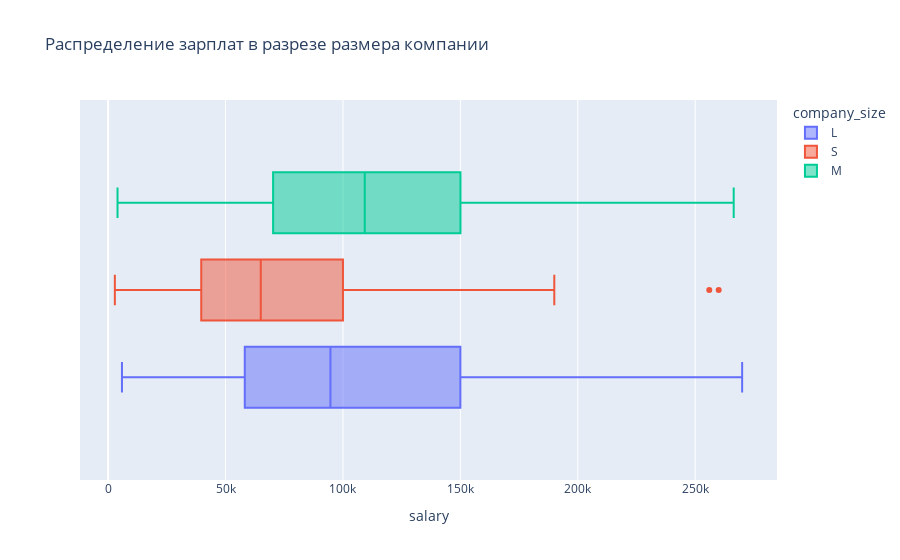
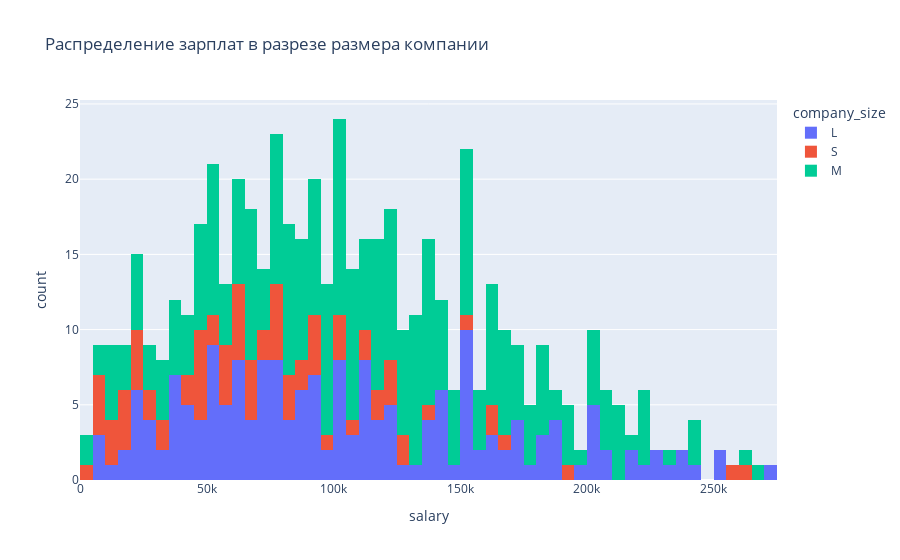

These figures' notebook cell, in order:
### Markdown cell above
**Какие факторы влияют на зарплату у специалистов Data Scientist?**

Еще один фактор, который потенциально может влиять на объем зарплаты у специалистов это размер компании.

***Сформулируем гипотезы:***

**Нулевая гипотеза**: Зарпалты не различаются по размерам компании. Объем выплат одинаков.

**Альтернативная гипотеза**: Есть различия в оплате труда в зависимости от размера компании. Объем выплат различен.

### Code cell
data['company_size'].value_counts()

px.box(
    data_frame=data,
    x='salary',
    color='company_size',
    title='Распределение зарплат в разрезе pазмера компании'
).show()

px.histogram(
    data_frame=data,
    x='salary',
    color='company_size',
    nbins=100,
    title='Распределение зарплат в разрезе pазмера компании'
).show()

### Figure 1 — Plotly figure (JSON) as saved in the notebook; plotly's stock layout.template omitted (floating-point values rounded to 4 significant figures; data arrays with more than 128 entries replaced by an {"elided": "..."} marker saying what was removed)
{"data": [{"alignmentgroup": "True", "hovertemplate": "company_size=L<br>salary=%{x}<extra></extra>", "legendgroup": "L", "marker": {"color": "#636efa"}, "name": "L", "notched": false, "offsetgroup": "L", "orientation": "h", "showlegend": true, "type": "box", "x": {"elided": "185 int values"}, "x0": " ", "xaxis": "x", "y0": " ", "yaxis": "y"}, {"alignmentgroup": "True", "hovertemplate": "company_size=S<br>salary=%{x}<extra></extra>", "legendgroup": "S", "marker": {"color": "#EF553B"}, "name": "S", "notched": false, "offsetgroup": "S", "orientation": "h", "showlegend": true, "type": "box", "x": [260000, 20000, 190000, 125000, 51321, 41689, 114047, 33511, 59303, 10000, 138000, 45760, 15966, 76958, 6072, 45896, 60000, 21669, 45618, 62726, 49268, 105000, 91237, 62726, 42197, 47282, 80000, 76833, 12000, 95746, 115000, 103160, 90000, 120000, 9466, 20000, 100000, 100000, 63711, 77364, 82500, 160000, 168000, 125000, 55000, 60000, 2859, 81000, 5679, 69741, 76833, 74000, 18000, 9272, 90000, 50000, 12901, 56738, 66022, 28609, 87738, 256000, 110000, 18053, 90000, 16904, 25532, 160000, 85000, 58000, 118187, 120000, 120000, 65000, 75000, 32974, 150000, 65000, 71444, 48000, 20000], "x0": " ", "xaxis": "x", "y0": " ", "yaxis": "y"}, {"alignmentgroup": "True", "hovertemplate": "company_size=M<br>salary=%{x}<extra></extra>", "legendgroup": "M", "marker": {"color": "#00cc96"}, "name": "M", "notched": false, "offsetgroup": "M", "orientation": "h", "showlegend": true, "type": "box", "x": {"elided": "288 int values"}, "x0": " ", "xaxis": "x", "y0": " ", "yaxis": "y"}], "layout": {"boxmode": "group", "legend": {"title": {"text": "company_size"}, "tracegroupgap": 0}, "title": {"text": "Распределение зарплат в разрезе pазмера компании"}, "xaxis": {"anchor": "y", "domain": [0, 1], "title": {"text": "salary"}}, "yaxis": {"anchor": "x", "domain": [0, 1]}}}

### Figure 2 — Plotly figure (JSON) as saved in the notebook; plotly's stock layout.template omitted (floating-point values rounded to 4 significant figures; data arrays with more than 128 entries replaced by an {"elided": "..."} marker saying what was removed)
{"data": [{"alignmentgroup": "True", "bingroup": "x", "hovertemplate": "company_size=L<br>salary=%{x}<br>count=%{y}<extra></extra>", "legendgroup": "L", "marker": {"color": "#636efa", "pattern": {"shape": ""}}, "name": "L", "nbinsx": 100, "offsetgroup": "L", "orientation": "v", "showlegend": true, "type": "histogram", "x": {"elided": "185 int values"}, "xaxis": "x", "yaxis": "y"}, {"alignmentgroup": "True", "bingroup": "x", "hovertemplate": "company_size=S<br>salary=%{x}<br>count=%{y}<extra></extra>", "legendgroup": "S", "marker": {"color": "#EF553B", "pattern": {"shape": ""}}, "name": "S", "nbinsx": 100, "offsetgroup": "S", "orientation": "v", "showlegend": true, "type": "histogram", "x": [260000, 20000, 190000, 125000, 51321, 41689, 114047, 33511, 59303, 10000, 138000, 45760, 15966, 76958, 6072, 45896, 60000, 21669, 45618, 62726, 49268, 105000, 91237, 62726, 42197, 47282, 80000, 76833, 12000, 95746, 115000, 103160, 90000, 120000, 9466, 20000, 100000, 100000, 63711, 77364, 82500, 160000, 168000, 125000, 55000, 60000, 2859, 81000, 5679, 69741, 76833, 74000, 18000, 9272, 90000, 50000, 12901, 56738, 66022, 28609, 87738, 256000, 110000, 18053, 90000, 16904, 25532, 160000, 85000, 58000, 118187, 120000, 120000, 65000, 75000, 32974, 150000, 65000, 71444, 48000, 20000], "xaxis": "x", "yaxis": "y"}, {"alignmentgroup": "True", "bingroup": "x", "hovertemplate": "company_size=M<br>salary=%{x}<br>count=%{y}<extra></extra>", "legendgroup": "M", "marker": {"color": "#00cc96", "pattern": {"shape": ""}}, "name": "M", "nbinsx": 100, "offsetgroup": "M", "orientation": "v", "showlegend": true, "type": "histogram", "x": {"elided": "288 int values"}, "xaxis": "x", "yaxis": "y"}], "layout": {"barmode": "relative", "legend": {"title": {"text": "company_size"}, "tracegroupgap": 0}, "title": {"text": "Распределение зарплат в разрезе pазмера компании"}, "xaxis": {"anchor": "y", "domain": [0, 1], "title": {"text": "salary"}}, "yaxis": {"anchor": "x", "domain": [0, 1], "title": {"text": "count"}}}}
